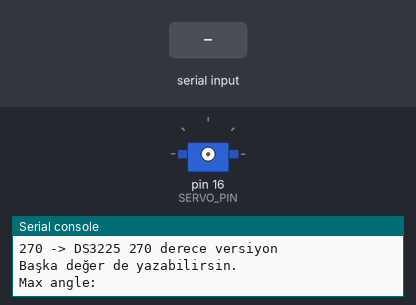
Bench run of a program on a simulated MicroPython board. Shown: servo, the last lines printed to the serial console. The test bench sets the inputs (shaded band). Servo angles are drawn from the pulse width (0.5 ms = 0°, 2.5 ms = 180°).

Above: at 1.2 s.
1.3 s: "q" typed at the serial console, then Enter
2.8 s: "4" typed at the serial console, then Enter
At 2.95 s:
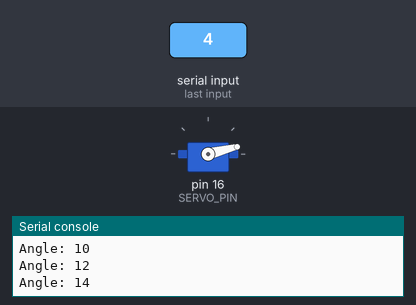
5.8 s: "q" typed at the serial console, then Enter
At 6.9 s:
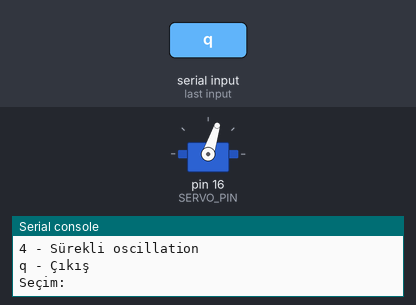
Timing chart, 0 to 8.8 s (numbered marks = the images above; inputs shaded):
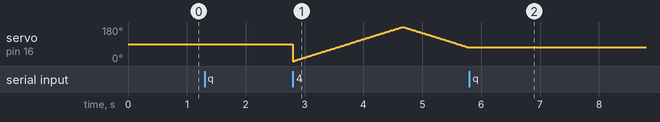

Measured:
- after the input at 5.8 s, servo on pin 16 (SERVO_PIN): stops changing and stays 72°

The program:

servoDeneme.py
```python
from machine import Pin, PWM
from time import sleep, ticks_ms, ticks_diff
import sys

try:
    import uselect as select
except ImportError:
    import select


SERVO_PIN = 16

FREQ = 50
MIN_US = 500
MAX_US = 2500

STEP_DEG = 2
MOVE_DELAY = 0.03

# Tuş bırakılınca servo kaç ms sonra dursun?
# Keyboard auto-repeat için biraz yüksek tutuyoruz.
HOLD_TIMEOUT_MS = 600


class ServoController:
    def __init__(self, pin, max_angle=180, freq=50, min_us=500, max_us=2500):
        self.max_angle = max_angle
        self.freq = freq
        self.min_us = min_us
        self.max_us = max_us

        self.servo = PWM(Pin(pin))
        self.servo.freq(freq)

        self.current_angle = max_angle / 2
        self.set_angle(self.current_angle)

    def angle_to_duty_ns(self, angle):
        angle = max(0, min(angle, self.max_angle))

        pulse_us = self.min_us + (angle / self.max_angle) * (self.max_us - self.min_us)
        return int(pulse_us * 1000)

    def set_angle(self, angle):
        angle = max(0, min(angle, self.max_angle))
        self.current_angle = angle

        self.servo.duty_ns(self.angle_to_duty_ns(angle))
        print("Angle:", round(angle, 1))

    def move_by(self, delta):
        self.set_angle(self.current_angle + delta)

    def center(self):
        self.set_angle(self.max_angle / 2)

    def deinit(self):
        self.servo.deinit()


def key_pressed():
    if select.select([sys.stdin], [], [], 0)[0]:
        return sys.stdin.read(1)
    return None


def manual_control(servo):
    print("\nManual control mode")
    print("Hold r -> CW")
    print("Hold s -> CCW")
    print("Press q -> return menu")
    print("Not: Thonny kullanıyorsan tuşlar Enter bekleyebilir.")

    direction = 0
    last_key_time = ticks_ms()

    while True:
        key = key_pressed()

        if key == "q":
            print("Manual control stopped.")
            return

        elif key == "r":
            direction = 1
            last_key_time = ticks_ms()

        elif key == "s":
            direction = -1
            last_key_time = ticks_ms()

        # Tuş basılı değilse, terminalden yeni karakter gelmez.
        # Bir süre karakter gelmezse motoru durduruyoruz.
        if ticks_diff(ticks_ms(), last_key_time) > HOLD_TIMEOUT_MS:
            direction = 0

        if direction == 1:
            servo.move_by(STEP_DEG)

        elif direction == -1:
            servo.move_by(-STEP_DEG)

        sleep(MOVE_DELAY)


def oscillation(servo):
    print("\nOscillation started.")
    print("Press q to stop.")

    while True:
        angle = 0
        while angle <= servo.max_angle:
            key = key_pressed()
            if key == "q":
                print("Oscillation stopped.")
                return

            servo.set_angle(angle)
            angle += STEP_DEG
            sleep(0.02)

        angle = servo.max_angle
        while angle >= 0:
            key = key_pressed()
            if key == "q":
                print("Oscillation stopped.")
                return

            servo.set_angle(angle)
            angle -= STEP_DEG
            sleep(0.02)


def ask_max_angle():
    print("Servo max angle seçiniz:")
    print("180 -> normal DS3225 180 derece")
    print("270 -> DS3225 270 derece versiyon")
    print("Başka değer de yazabilirsin.")

    value = input("Max angle: ")

    try:
        max_angle = float(value)
    except:
        print("Geçersiz değer. 180 derece kabul edildi.")
        max_angle = 180

    if max_angle <= 0:
        print("Geçersiz değer. 180 derece kabul edildi.")
        max_angle = 180

    return max_angle


max_angle = ask_max_angle()
servo = ServoController(
    pin=SERVO_PIN,
    max_angle=max_angle,
    freq=FREQ,
    min_us=MIN_US,
    max_us=MAX_US
)

while True:
    print("\nServo Control Menu")
    print("1 - Açıya gönder")
    print("2 - Manual control: hold r = CW, hold s = CCW")
    print("3 - Center / Home")
    print("4 - Sürekli oscillation")
    print("q - Çıkış")

    choice = input("Seçim: ")

    if choice == "1":
        try:
            angle = float(input("Açı giriniz 0-" + str(max_angle) + ": "))
            servo.set_angle(angle)
        except:
            print("Geçersiz açı.")

    elif choice == "2":
        manual_control(servo)

    elif choice == "3":
        servo.center()

    elif choice == "4":
        oscillation(servo)

    elif choice == "q":
        print("Program bitti.")
        servo.deinit()
        break

    else:
        print("Geçersiz seçim.")
```
